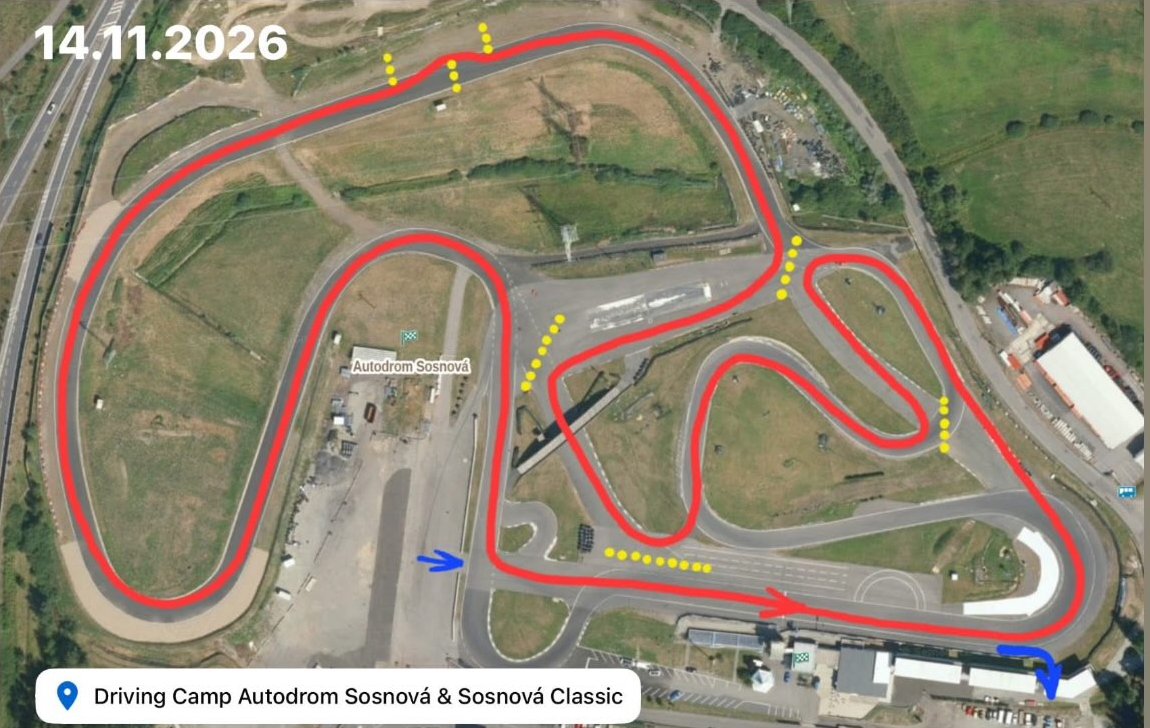
#> input picture sosnova_track_kit/source/trace/aerial.png, 1150 x 728 px, found by its file name
$ python trace_route.py source/trace/aerial.png --out source/trace/route_pixels.json --start 770,604 --east-at 480,900,560
#> lines starting #> are read from the running program, lines starting #| are printed output that depends on the picture; after the words box and inside, x2 and y2 are one past the last pixel; in counts of white or black regions, pixels touching at a corner belong together
#!/usr/bin/env python3
"""Trace a hand-drawn route line (red) on a north-up aerial image into an ordered pixel loop.

Usage: python trace_route.py source/trace/aerial.png --out source/trace/route_pixels.json --start 770,604 --east-at 480,900,560
  --start   pixel near which the lap starts
  --east-at xmin,xmax,ymin : a stretch of the route where travel is towards +x (east); fixes the direction
Needs: pip install numpy pillow scikit-image scipy
"""
import argparse, json
import numpy as np
from PIL import Image
from scipy.ndimage import convolve, label, sum as ndsum
from skimage.morphology import skeletonize, closing, disk, remove_small_objects

ap = argparse.ArgumentParser()
ap.add_argument("image"); ap.add_argument("--out", default="route_pixels.json")
ap.add_argument("--start", default="0,0"); ap.add_argument("--east-at", default=None)
a = ap.parse_args()

im = np.asarray(Image.open(a.image).convert("RGB")).astype(int)
r, g, b = im[..., 0], im[..., 1], im[..., 2]
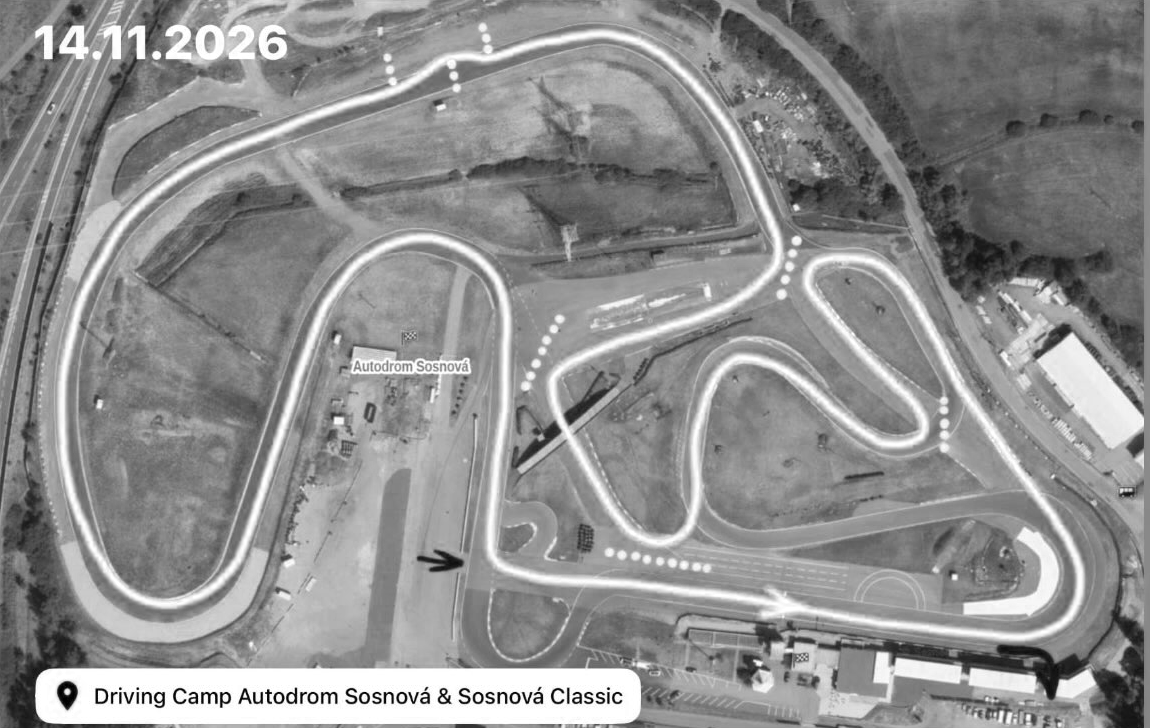
#> r: shape (728, 1150) int64; min 0, max 255, mean 142.6
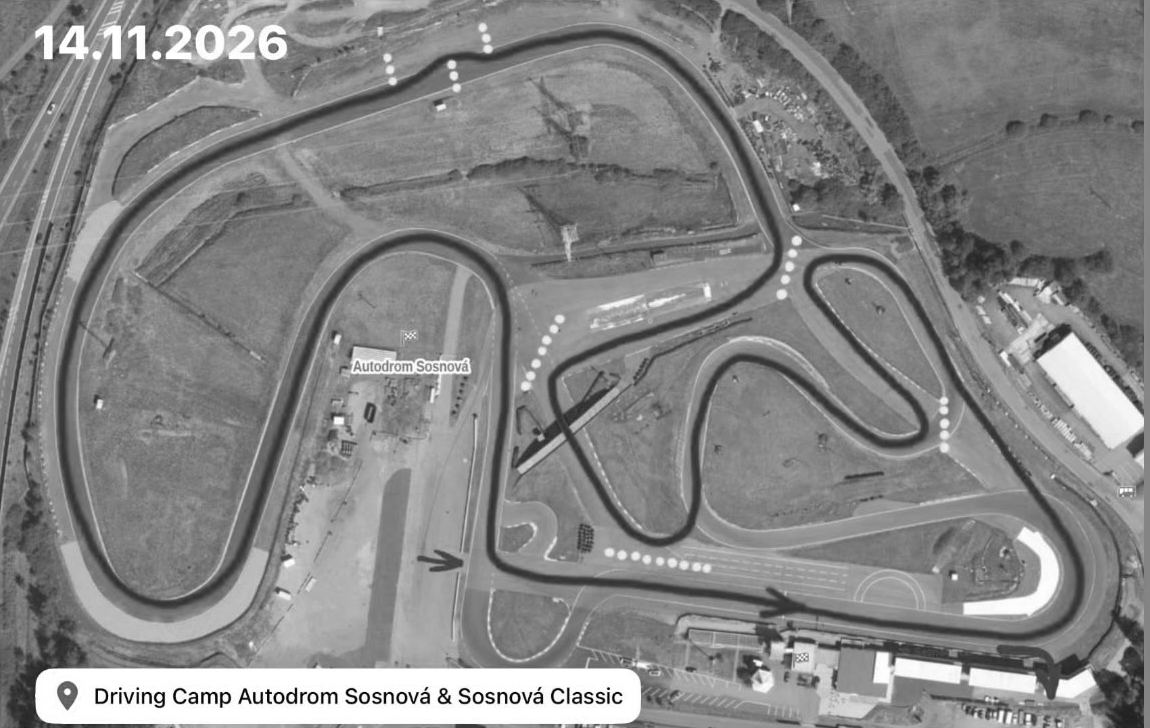
#> g: shape (728, 1150) int64; min 0, max 255, mean 133.9
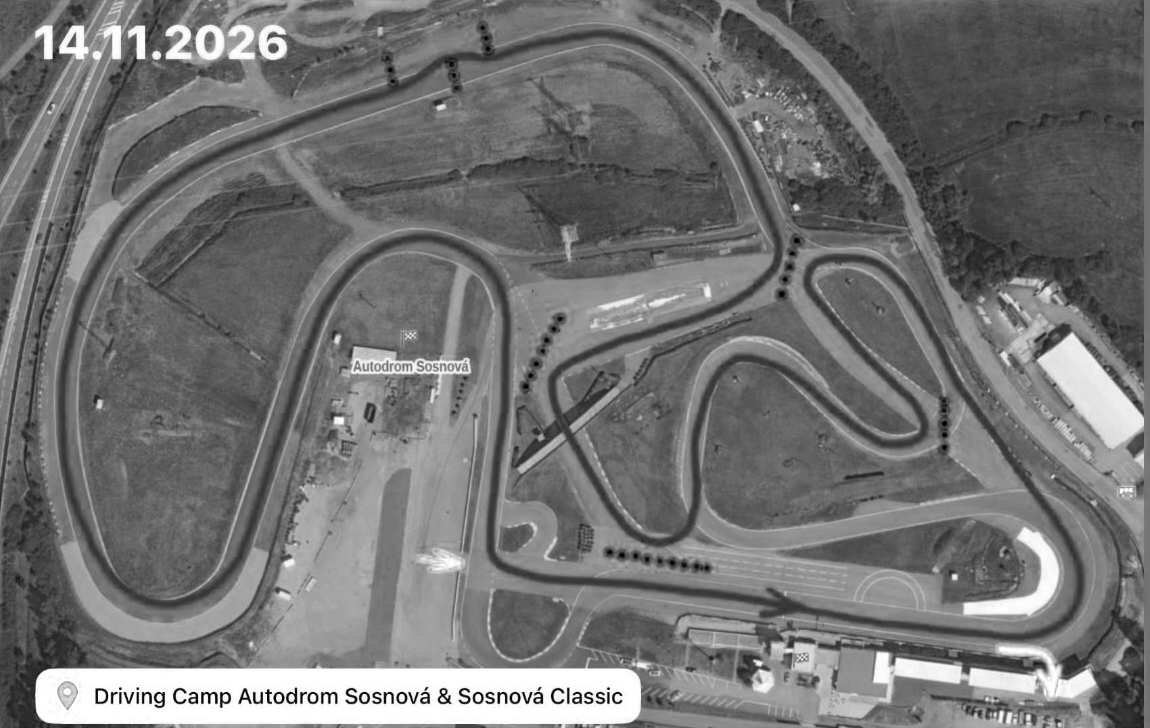
#> b: shape (728, 1150) int64; min 0, max 255, mean 115
red = (r > 170) & (g < 110) & (b < 110) & (r - g > 80)
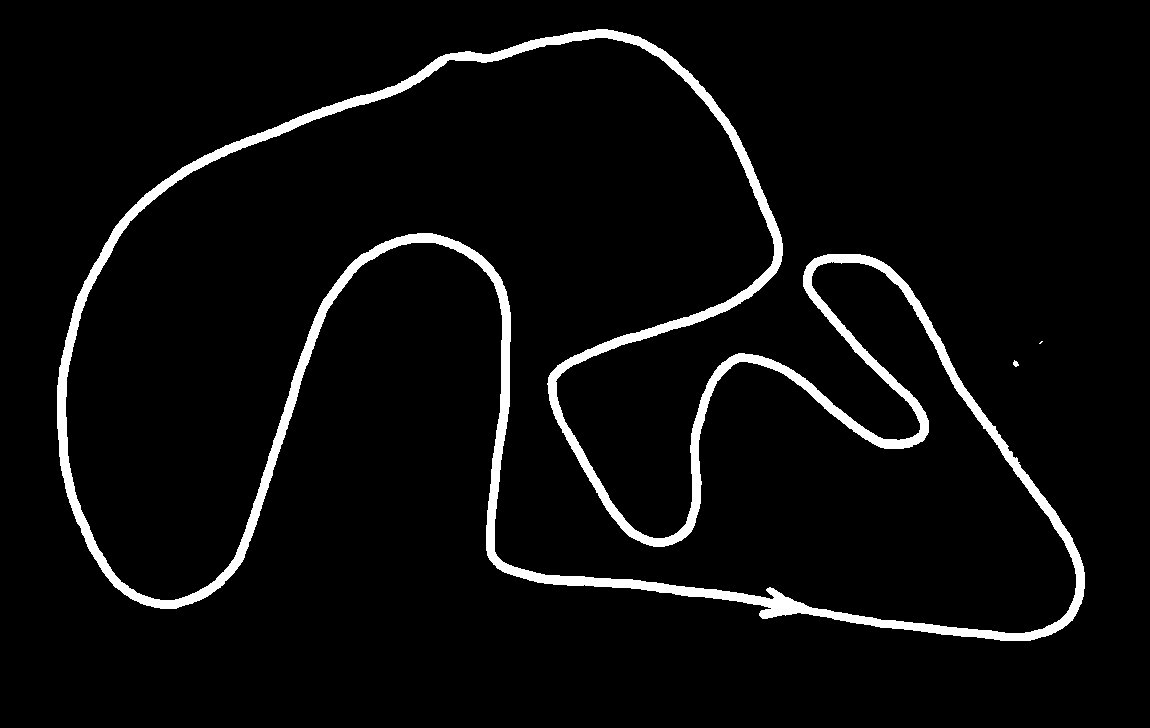
#> red: shape (728, 1150) bool; 4.7% white; 3 white regions (1 under 20 px), largest, box (x1, y1, x2, y2) and area: (57, 29, 1085, 641) 39278, (1013, 360, 1019, 367) 27
red = closing(red, disk(3)); red = remove_small_objects(red, max_size=200)
#> after `red = closing(red, disk(3))`: red: shape (728, 1150) bool; 4.7% white; 3 white regions (1 under 20 px), largest, box (x1, y1, x2, y2) and area: (57, 29, 1085, 641) 39443, (1013, 360, 1019, 367) 27
#> (the run stopped early here; a loop or call above may not have finished)

$ run again, with sosnova_track_kit/source/trace/event_story_14-11-2026.png copied over sosnova_track_kit/source/trace/aerial.png
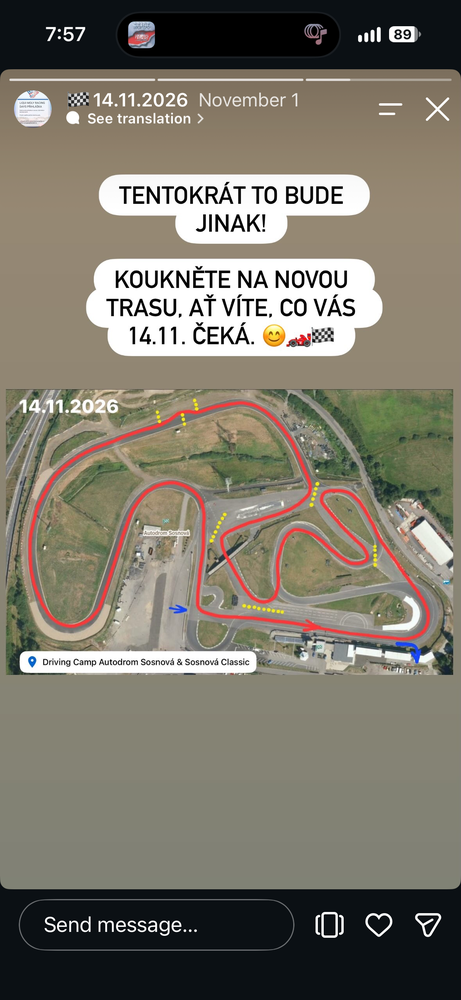
#> input picture sosnova_track_kit/source/trace/event_story_14-11-2026.png, 461 x 1000 px, shrunk from 1179 x 2556 before the run, found by its file name
#> `r, g, b = im[..., 0], im[..., 1], im[..., 2]`:
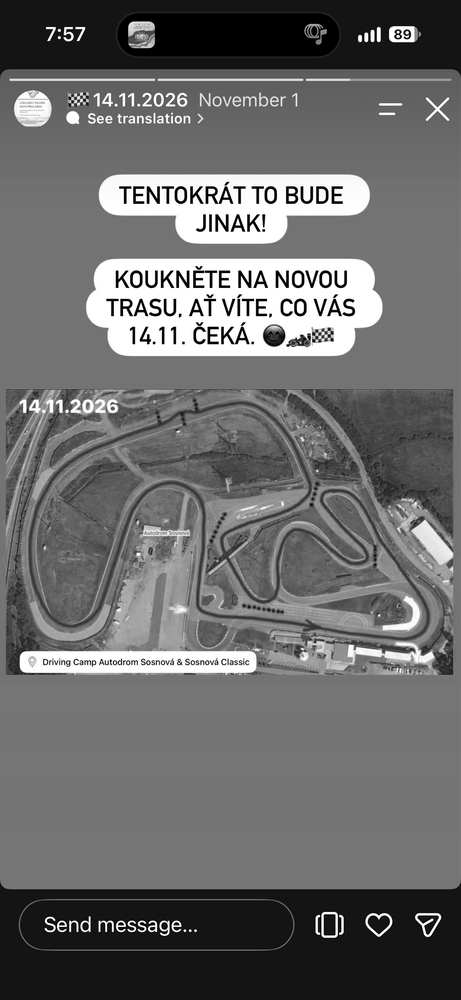
#> b: shape (1000, 461) int64; min 0, max 255, mean 107.4
#> `red = (r > 170) & (g < 110) & (b < 110) & (r - g > 80)`:
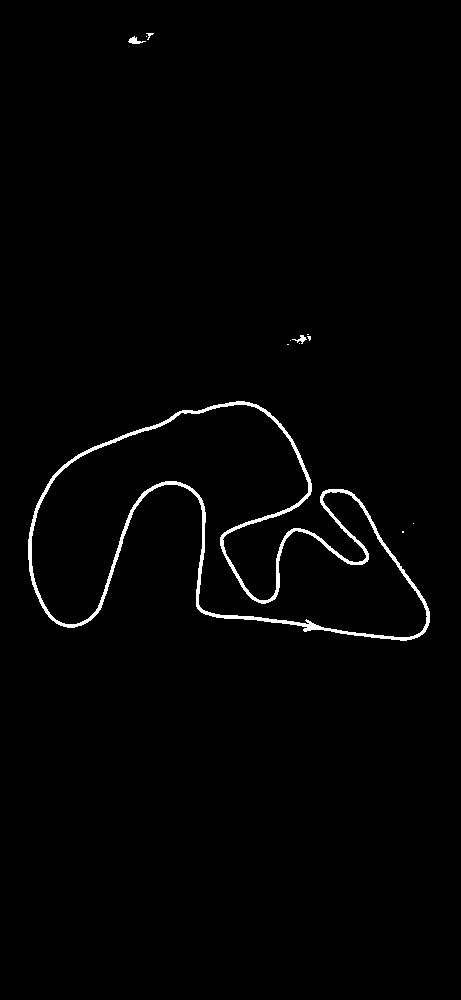
#> red: shape (1000, 461) bool; 1.3% white; 12 white regions (8 under 20 px), largest, box (x1, y1, x2, y2) and area: (28, 401, 430, 641) 6016, (128, 36, 146, 44) 67, (292, 335, 307, 344) 51, (146, 33, 154, 40) 22
